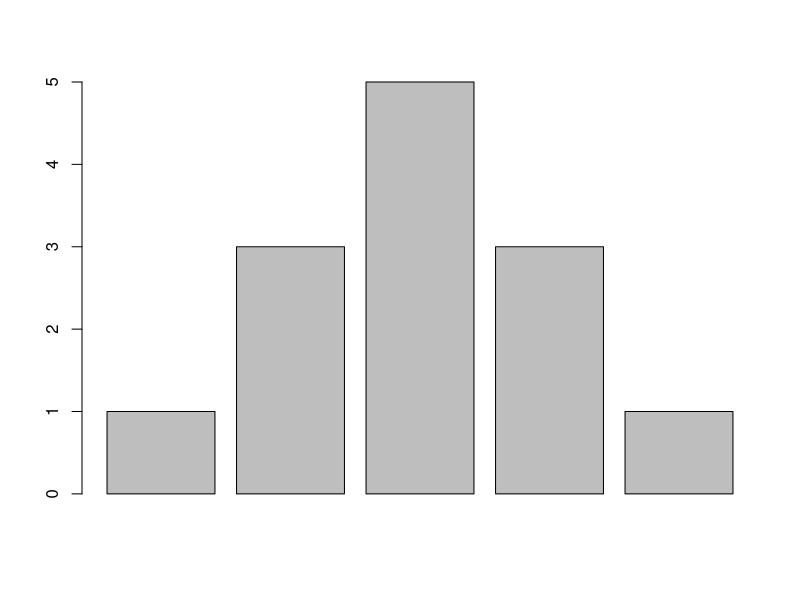

Here is the R script that generated this plot: (Note: this script raises an error after producing the figure.)
# Itzel Reta Heredia
# 8/26/2021
# 2124992
############


# Problema 1 --------------------------------------------------------------

xi <- c(6,4,1,3)
sum(xi)

yi <- c(1,3,4,2)


sum(xi*yi)

prod(xi)
prod(xi*yi)

prod(xi^2*yi^0.5)

# Problema 2 --------------------------------------------------------------
GrupoA <- c(80, 90, 90, 100)
mean(GrupoA)
median(GrupoA)

GrupoB <- c(60, 65, 65, 70, 70, 70, 75, 75, 80, 80, 80, 80, 80, 85, 100)
mean(GrupoB)
median(GrupoB)

# A) Grupo A
# B) Grupo A, si.

# Problema 3 --------------------------------------------------------------

# Una cuarta calificacion de 76

# Problema 4 --------------------------------------------------------------

# El enunciado B) y el C) son verdaderos 

# Problema 5 --------------------------------------------------------------

Germinaciones <- c(5,6,7,8,9)
CajasP <- c(1,3,5,3,1)
mean(CajasP)
median(CajasP)
barplot(CajasP)
# A) Barplot
# B) 2.6 se suman los valores y se divide entre en total de valores
# C) 3, se colocan en forma ascendente y se tima el numero medio

# Problema 6 --------------------------------------------------------------

mode(set)
set <- c(2, 2, 3, 6, 10)

# Problema 7 --------------------------------------------------------------

# 0, 1, 2, 3, 4, 5, 6, 7, 8, 9


# A) 6, 6, 7, 7, 9
#   4, 4, 6, 7, 8, 9, 11 

# B) 2, 5, 7, 7, 9
#   3, 4, 7, 8, 8

# Crear la función getmode.
getmoda <-function(v) {
  uniqv <- unique(v)
  uniqv[which.max(tabulate(match(v, uniqv)))]
}

getmoda <-function(v)
uniqv <- unique(v)
uniqv[which.max(tabulate(match(v, uniqv)))]

